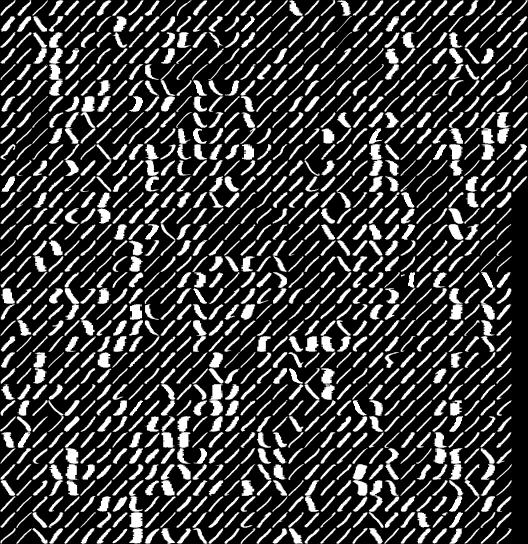
#> input picture HW0/Q2_images/usps_1.jpg, 528 x 544 px
$ jupyter execute Q2.ipynb
#> lines starting #> are read from the running program, lines starting #| are printed output that depends on the picture
# Q2

## Import dependencies

[cell 1]
import cv2
import numpy as np
import matplotlib.pyplot as plt
import os

## Define functions

[cell 2]
def resize(image, size):
  '''
    calculate the resized image
    input(s):
      image (ndarray): input image
      size (tuple): size of output image
    output(s):
      images (ndarray): the resized image
  '''

  resized_image = cv2.resize(image,size)
  return resized_image

def crop(image, MainSize, CropSize):
  '''
    calculate the cropped images
    input(s):
      image (ndarray): input image
      MainSize (tuple): size of input image
      CropSize (tuple): size of output image
    output(s):
      images (ndarray): the cropped images
  '''
  # note that your output should be 1100 number of images
  # so you should not save the images that all their pixels have a value of zero
  # hint : you can sum all the pixels for each cropped image with numpy

  images = []
  for length in range(0,MainSize[0],CropSize[0]):
    for width in range(0,MainSize[1],CropSize[1]):
      res = image[length:length+CropSize[0],width:width+CropSize[1]]
      if np.sum(res) > 0:
        images.append(res)

  return images

## Read the images

[cell 3]
# read the images with opencv from Q2_images directory and add them to images array
images_path = ["usps_1.jpg","usps_2.jpg","usps_3.jpg","usps_4.jpg","usps_5.jpg"]
images = []
for i in images_path:
  image = cv2.imread("Q2_images/"+i, cv2.IMREAD_GRAYSCALE) #load image and make it one-channel image
#> image is the input picture: shape (544, 528); min 0, max 255, mean 60.5
  images.append(image)
  assert image.shape == (544,528)
assert len(images) == 5

## Crop the images

[cell 4]
All_cropped_images = []
#> All_cropped_images = []
for img in images:
  MainSize = img.shape
  CropSize = (16,16)
  cropped_images = crop(img,MainSize,CropSize)
  All_cropped_images.append(cropped_images)

assert len(All_cropped_images) == 5
assert len(All_cropped_images[0]) == 1100
assert All_cropped_images[0][0].shape == (16,16)

## Resize and show images

in this section you should show 4 random images with size (50,50) for each number :
1.   select a random number with numpy library
2.   pick an image with that random number
3.   resize the image to (50,50) with resize function
4.   show the image with matplotlib library
5.   repeat the above steps 4 times for each number

[cell 5]
fig = plt.figure()
k=1
for number in All_cropped_images:
    for i in range(4):
        x = np.random.randint(1100) #generate random int
        rnd_image = number[x]
        resize(rnd_image,(50,50))
        fig.add_subplot(5,4,k) #make a plot with 5 rows and 4 columns
        k+=1
        plt.imshow(rnd_image,cmap='gray')
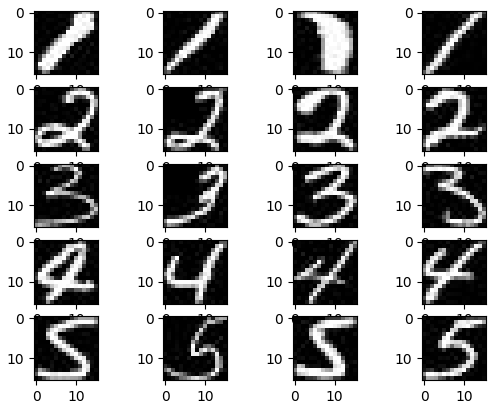
#> figure drawn by matplotlib, 20 panels
